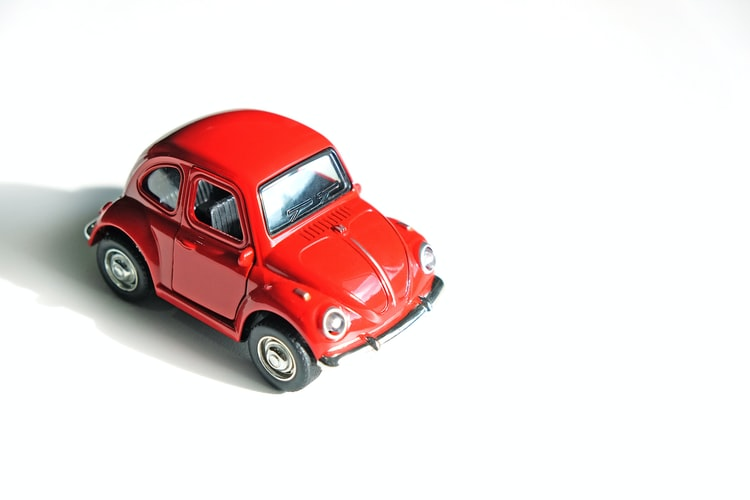
#> input picture Resources/car.jpg, 750 x 500 px, given in place of the camera
$ python virtual_paint.py
#> lines starting #> are read from the running program, lines starting #| are printed output that depends on the picture; after the words box and inside, x2 and y2 are one past the last pixel; in counts of white or black regions, pixels touching at a corner belong together
#> further down, img is the input picture: shape (500, 750, 3); mean B, G, R 219.9, 220.9, 236.1
import cv2
import numpy as np
frameWidth = 640
frameHeight = 480
cap = cv2.VideoCapture(0)
cap.set(3, frameWidth)
cap.set(4, frameHeight)
cap.set(10, 150)

#blue, green, red
#From our previous work (Color Picker) find the values of these colors
myColors =[[44,61,36,92,205,255],
          [80, 193,115,109,255,255],
          [138,106,115,179,255,255]]

#BGR FORMAT
myColorValues = [[0, 102, 0],
                 [204, 51, 51],
                 [0, 0, 255]]

##[x, y, colorId]
myPoints = []

def findColor(img, myColors, myColorValues):
    imgHSV = cv2.cvtColor(img, cv2.COLOR_BGR2HSV)
#> imgHSV: shape (500, 750, 3); mean H, S, V 78.8, 25.6, 237.8
    count = 0
    newPoints=[]
    for color in myColors:
        lower = np.array(color[0:3])
        upper = np.array(color[3:6])
        mask = cv2.inRange(imgHSV, lower, upper)
        x,y = getContours(mask)
        cv2.circle(imgResult,(x,y),5,myColorValues[count],cv2.FILLED)
        if x!=0 and y!=0:
            newPoints.append([x,y,count])
        count+=1
#> this loop made 3 passes
#> contours in getContours on pass 1: 58 contours, all with area under 20
#> pass 1, in findColor, `mask = cv2.inRange(imgHSV, lower, upper)`:
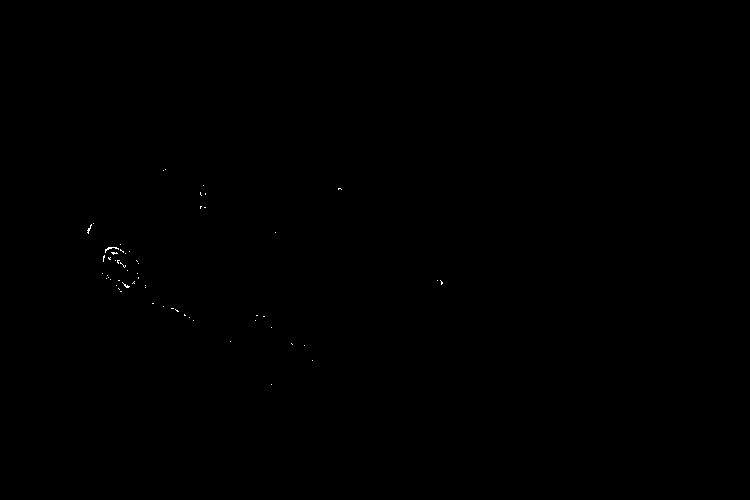
#> mask: shape (500, 750); 0.05% white in thin lines or dots, all inside (x1, y1, x2, y2) = (87, 169, 443, 385)
#> pass 3, in findColor, `mask = cv2.inRange(imgHSV, lower, upper)`:
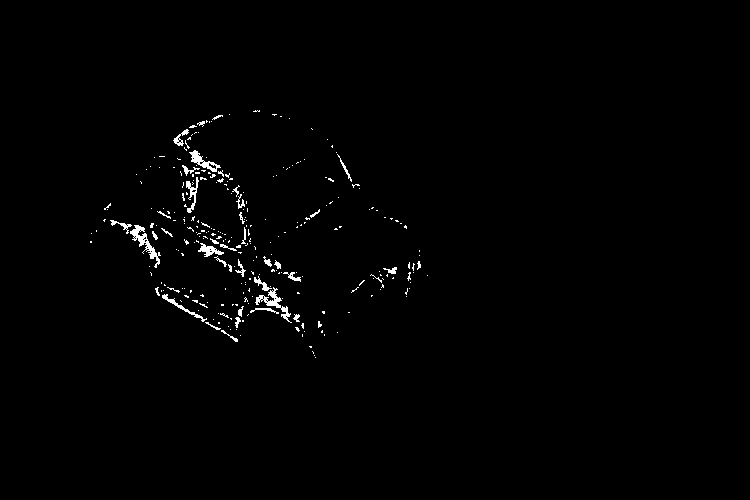
#> mask: shape (500, 750); 0.98% white in thin lines or dots, all inside (x1, y1, x2, y2) = (90, 110, 428, 358)
#> after the loop: imgResult: shape (500, 750, 3); 0.01% of pixels changed, all inside (x1, y1, x2, y2) = (0, 0, 6, 6)
#> after the loop, count = 3; newPoints = []
    return newPoints


def getContours(img):
    contours, hierarchy = cv2.findContours(img, cv2.RETR_EXTERNAL, cv2.CHAIN_APPROX_NONE)
    x, y, w, h = 0,0,0,0
    for cnt in contours:
        area = cv2.contourArea(cnt)
        if area>500:
           # cv2.drawContours(imgResult, cnt, -1, (255, 0, 0), 3)
            peri = cv2.arcLength(cnt, True)
            approx = cv2.approxPolyDP(cnt, 0.02*peri, True)
            x, y, w, h = cv2.boundingRect(approx)
    return x+w//2,y

def drawOnCanvas(myPoints, myColorValues):
    for point in myPoints:
        cv2.circle(imgResult, (point[0], point[1]), 5, myColorValues[point[2]], cv2.FILLED)

while True:
    success, img = cap.read()
    imgResult = img.copy()
    newPoints = findColor(img, myColors, myColorValues)
#> newPoints = []
    if len(newPoints)!=0:
        for newP in newPoints:
            myPoints.append(newP)

    if len(myPoints)!=0:
        drawOnCanvas(myPoints, myColorValues)

    cv2.imshow("Result", imgResult)
    if cv2.waitKey(1) & 0xFF == ord('q'):
#> (key q is pressed here)
        break
